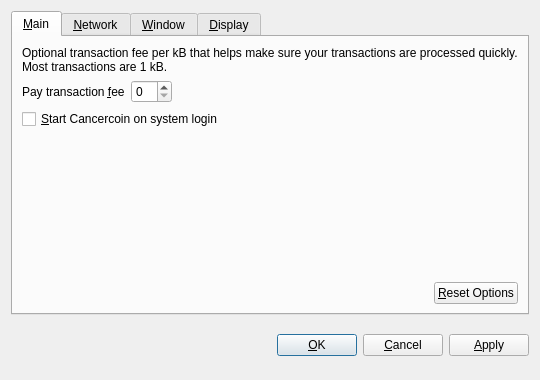
<?xml version="1.0" encoding="UTF-8"?>
<ui version="4.0">
 <class>OptionsDialog</class>
 <widget class="QDialog" name="OptionsDialog">
  <property name="geometry">
   <rect>
    <x>0</x>
    <y>0</y>
    <width>540</width>
    <height>380</height>
   </rect>
  </property>
  <property name="windowTitle">
   <string>Options</string>
  </property>
  <property name="modal">
   <bool>true</bool>
  </property>
  <layout class="QVBoxLayout" name="verticalLayout">
   <item>
    <widget class="QTabWidget" name="tabWidget">
     <property name="tabPosition">
      <enum>QTabWidget::North</enum>
     </property>
     <property name="currentIndex">
      <number>0</number>
     </property>
     <widget class="QWidget" name="tabMain">
      <attribute name="title">
       <string>&amp;Main</string>
      </attribute>
      <layout class="QVBoxLayout" name="verticalLayout_Main">
       <item>
        <widget class="QLabel" name="transactionFeeInfoLabel">
         <property name="text">
          <string>Optional transaction fee per kB that helps make sure your transactions are processed quickly. Most transactions are 1 kB.</string>
         </property>
         <property name="textFormat">
          <enum>Qt::PlainText</enum>
         </property>
         <property name="wordWrap">
          <bool>true</bool>
         </property>
        </widget>
       </item>
       <item>
        <layout class="QHBoxLayout" name="horizontalLayout_1_Main">
         <item>
          <widget class="QLabel" name="transactionFeeLabel">
           <property name="text">
            <string>Pay transaction &amp;fee</string>
           </property>
           <property name="textFormat">
            <enum>Qt::PlainText</enum>
           </property>
           <property name="buddy">
            <cstring>transactionFee</cstring>
           </property>
          </widget>
         </item>
         <item>
          <widget class="BitcoinAmountField" name="transactionFee"/>
         </item>
         <item>
          <spacer name="horizontalSpacer_1_Main">
           <property name="orientation">
            <enum>Qt::Horizontal</enum>
           </property>
           <property name="sizeHint" stdset="0">
            <size>
             <width>40</width>
             <height>20</height>
            </size>
           </property>
          </spacer>
         </item>
        </layout>
       </item>
       <item>
        <widget class="QCheckBox" name="bitcoinAtStartup">
         <property name="toolTip">
          <string>Automatically start Cancercoin after logging in to the system.</string>
         </property>
         <property name="text">
          <string>&amp;Start Cancercoin on system login</string>
         </property>
        </widget>
       </item>
       <item>
        <spacer name="verticalSpacer_Main">
         <property name="orientation">
          <enum>Qt::Vertical</enum>
         </property>
         <property name="sizeHint" stdset="0">
          <size>
           <width>20</width>
           <height>40</height>
          </size>
         </property>
        </spacer>
       </item>
       <item>
        <layout class="QHBoxLayout" name="horizontalLayout_2_Main">
         <item>
          <spacer name="horizontalSpacer_2_Main">
           <property name="orientation">
            <enum>Qt::Horizontal</enum>
           </property>
           <property name="sizeHint" stdset="0">
            <size>
             <width>40</width>
             <height>20</height>
            </size>
           </property>
          </spacer>
         </item>
         <item>
          <widget class="QPushButton" name="resetButton">
           <property name="toolTip">
            <string>Reset all client options to default.</string>
           </property>
           <property name="text">
            <string>&amp;Reset Options</string>
           </property>
           <property name="autoDefault">
            <bool>false</bool>
           </property>
          </widget>
         </item>
        </layout>
       </item>
      </layout>
     </widget>
     <widget class="QWidget" name="tabNetwork">
      <attribute name="title">
       <string>&amp;Network</string>
      </attribute>
      <layout class="QVBoxLayout" name="verticalLayout_Network">
       <item>
        <widget class="QCheckBox" name="mapPortUpnp">
         <property name="toolTip">
          <string>Automatically open the Cancercoin client port on the router. This only works when your router supports UPnP and it is enabled.</string>
         </property>
         <property name="text">
          <string>Map port using &amp;UPnP</string>
         </property>
        </widget>
       </item>
       <item>
        <widget class="QCheckBox" name="connectSocks">
         <property name="toolTip">
          <string>Connect to the Cancercoin network through a SOCKS proxy (e.g. when connecting through Tor).</string>
         </property>
         <property name="text">
          <string>&amp;Connect through SOCKS proxy:</string>
         </property>
        </widget>
       </item>
       <item>
        <layout class="QHBoxLayout" name="horizontalLayout_Network">
         <item>
          <widget class="QLabel" name="proxyIpLabel">
           <property name="text">
            <string>Proxy &amp;IP:</string>
           </property>
           <property name="textFormat">
            <enum>Qt::PlainText</enum>
           </property>
           <property name="buddy">
            <cstring>proxyIp</cstring>
           </property>
          </widget>
         </item>
         <item>
          <widget class="QValidatedLineEdit" name="proxyIp">
           <property name="maximumSize">
            <size>
             <width>140</width>
             <height>16777215</height>
            </size>
           </property>
           <property name="toolTip">
            <string>IP address of the proxy (e.g. 127.0.0.1)</string>
           </property>
          </widget>
         </item>
         <item>
          <widget class="QLabel" name="proxyPortLabel">
           <property name="text">
            <string>&amp;Port:</string>
           </property>
           <property name="textFormat">
            <enum>Qt::PlainText</enum>
           </property>
           <property name="buddy">
            <cstring>proxyPort</cstring>
           </property>
          </widget>
         </item>
         <item>
          <widget class="QLineEdit" name="proxyPort">
           <property name="maximumSize">
            <size>
             <width>55</width>
             <height>16777215</height>
            </size>
           </property>
           <property name="toolTip">
            <string>Port of the proxy (e.g. 9050)</string>
           </property>
          </widget>
         </item>
         <item>
          <widget class="QLabel" name="socksVersionLabel">
           <property name="text">
            <string>SOCKS &amp;Version:</string>
           </property>
           <property name="textFormat">
            <enum>Qt::PlainText</enum>
           </property>
           <property name="buddy">
            <cstring>socksVersion</cstring>
           </property>
          </widget>
         </item>
         <item>
          <widget class="QValueComboBox" name="socksVersion">
           <property name="toolTip">
            <string>SOCKS version of the proxy (e.g. 5)</string>
           </property>
          </widget>
         </item>
         <item>
          <spacer name="horizontalSpacer_Network">
           <property name="orientation">
            <enum>Qt::Horizontal</enum>
           </property>
           <property name="sizeHint" stdset="0">
            <size>
             <width>40</width>
             <height>20</height>
            </size>
           </property>
          </spacer>
         </item>
        </layout>
       </item>
       <item>
        <spacer name="verticalSpacer_Network">
         <property name="orientation">
          <enum>Qt::Vertical</enum>
         </property>
         <property name="sizeHint" stdset="0">
          <size>
           <width>20</width>
           <height>40</height>
          </size>
         </property>
        </spacer>
       </item>
      </layout>
     </widget>
     <widget class="QWidget" name="tabWindow">
      <attribute name="title">
       <string>&amp;Window</string>
      </attribute>
      <layout class="QVBoxLayout" name="verticalLayout_Window">
       <item>
        <widget class="QCheckBox" name="minimizeToTray">
         <property name="toolTip">
          <string>Show only a tray icon after minimizing the window.</string>
         </property>
         <property name="text">
          <string>&amp;Minimize to the tray instead of the taskbar</string>
         </property>
        </widget>
       </item>
       <item>
        <widget class="QCheckBox" name="minimizeOnClose">
         <property name="toolTip">
          <string>Minimize instead of exit the application when the window is closed. When this option is enabled, the application will be closed only after selecting Quit in the menu.</string>
         </property>
         <property name="text">
          <string>M&amp;inimize on close</string>
         </property>
        </widget>
       </item>
       <item>
        <spacer name="verticalSpacer_Window">
         <property name="orientation">
          <enum>Qt::Vertical</enum>
         </property>
         <property name="sizeHint" stdset="0">
          <size>
           <width>20</width>
           <height>40</height>
          </size>
         </property>
        </spacer>
       </item>
      </layout>
     </widget>
     <widget class="QWidget" name="tabDisplay">
      <attribute name="title">
       <string>&amp;Display</string>
      </attribute>
      <layout class="QVBoxLayout" name="verticalLayout_Display">
       <item>
        <layout class="QHBoxLayout" name="horizontalLayout_1_Display">
         <item>
          <widget class="QLabel" name="langLabel">
           <property name="text">
            <string>User Interface &amp;language:</string>
           </property>
           <property name="textFormat">
            <enum>Qt::PlainText</enum>
           </property>
           <property name="buddy">
            <cstring>lang</cstring>
           </property>
          </widget>
         </item>
         <item>
          <widget class="QValueComboBox" name="lang">
           <property name="toolTip">
            <string>The user interface language can be set here. This setting will take effect after restarting Cancercoin.</string>
           </property>
          </widget>
         </item>
        </layout>
       </item>
       <item>
        <layout class="QHBoxLayout" name="horizontalLayout_2_Display">
         <item>
          <widget class="QLabel" name="unitLabel">
           <property name="text">
            <string>&amp;Unit to show amounts in:</string>
           </property>
           <property name="textFormat">
            <enum>Qt::PlainText</enum>
           </property>
           <property name="buddy">
            <cstring>unit</cstring>
           </property>
          </widget>
         </item>
         <item>
          <widget class="QValueComboBox" name="unit">
           <property name="toolTip">
            <string>Choose the default subdivision unit to show in the interface and when sending coins.</string>
           </property>
          </widget>
         </item>
        </layout>
       </item>
       <item>
        <widget class="QCheckBox" name="displayAddresses">
         <property name="toolTip">
          <string>Whether to show Cancercoin addresses in the transaction list or not.</string>
         </property>
         <property name="text">
          <string>&amp;Display addresses in transaction list</string>
         </property>
        </widget>
       </item>
       <item>
        <widget class="QCheckBox" name="coinControlFeatures">
         <property name="toolTip">
          <string>Whether to show coin control features or not.</string>
         </property>
         <property name="text">
          <string>Display coin &amp;control features (experts only!)</string>
         </property>
        </widget>
       </item>
       <item>
        <spacer name="verticalSpacer_Display">
         <property name="orientation">
          <enum>Qt::Vertical</enum>
         </property>
         <property name="sizeHint" stdset="0">
          <size>
           <width>20</width>
           <height>40</height>
          </size>
         </property>
        </spacer>
       </item>
      </layout>
     </widget>
    </widget>
   </item>
   <item>
    <layout class="QHBoxLayout" name="horizontalLayout_Buttons">
     <item>
      <spacer name="horizontalSpacer_1">
       <property name="orientation">
        <enum>Qt::Horizontal</enum>
       </property>
       <property name="sizeHint" stdset="0">
        <size>
         <width>40</width>
         <height>48</height>
        </size>
       </property>
      </spacer>
     </item>
     <item>
      <widget class="QLabel" name="statusLabel">
       <property name="font">
        <font>
         <weight>75</weight>
         <bold>true</bold>
        </font>
       </property>
       <property name="text">
        <string/>
       </property>
       <property name="textFormat">
        <enum>Qt::PlainText</enum>
       </property>
       <property name="wordWrap">
        <bool>true</bool>
       </property>
      </widget>
     </item>
     <item>
      <spacer name="horizontalSpacer_2">
       <property name="orientation">
        <enum>Qt::Horizontal</enum>
       </property>
       <property name="sizeHint" stdset="0">
        <size>
         <width>40</width>
         <height>48</height>
        </size>
       </property>
      </spacer>
     </item>
     <item>
      <widget class="QPushButton" name="okButton">
       <property name="text">
        <string>&amp;OK</string>
       </property>
      </widget>
     </item>
     <item>
      <widget class="QPushButton" name="cancelButton">
       <property name="text">
        <string>&amp;Cancel</string>
       </property>
       <property name="autoDefault">
        <bool>false</bool>
       </property>
      </widget>
     </item>
     <item>
      <widget class="QPushButton" name="applyButton">
       <property name="text">
        <string>&amp;Apply</string>
       </property>
       <property name="autoDefault">
        <bool>false</bool>
       </property>
      </widget>
     </item>
    </layout>
   </item>
  </layout>
 </widget>
 <customwidgets>
  <customwidget>
   <class>BitcoinAmountField</class>
   <extends>QSpinBox</extends>
   <header>bitcoinamountfield.h</header>
  </customwidget>
  <customwidget>
   <class>QValueComboBox</class>
   <extends>QComboBox</extends>
   <header>qvaluecombobox.h</header>
  </customwidget>
  <customwidget>
   <class>QValidatedLineEdit</class>
   <extends>QLineEdit</extends>
   <header>qvalidatedlineedit.h</header>
  </customwidget>
 </customwidgets>
 <resources/>
 <connections/>
</ui>
